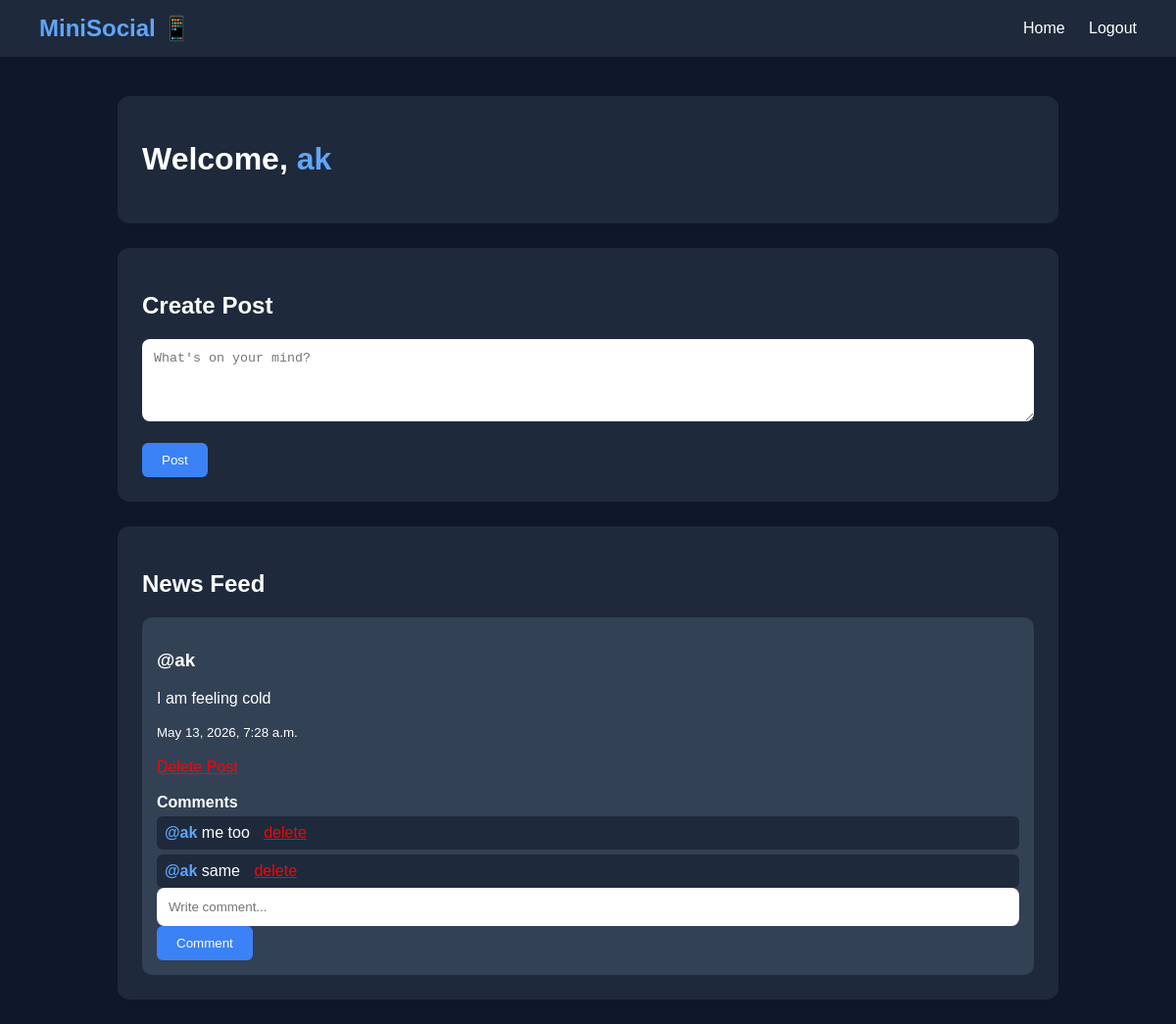
The page / (signed in) on the database as committed earlier.
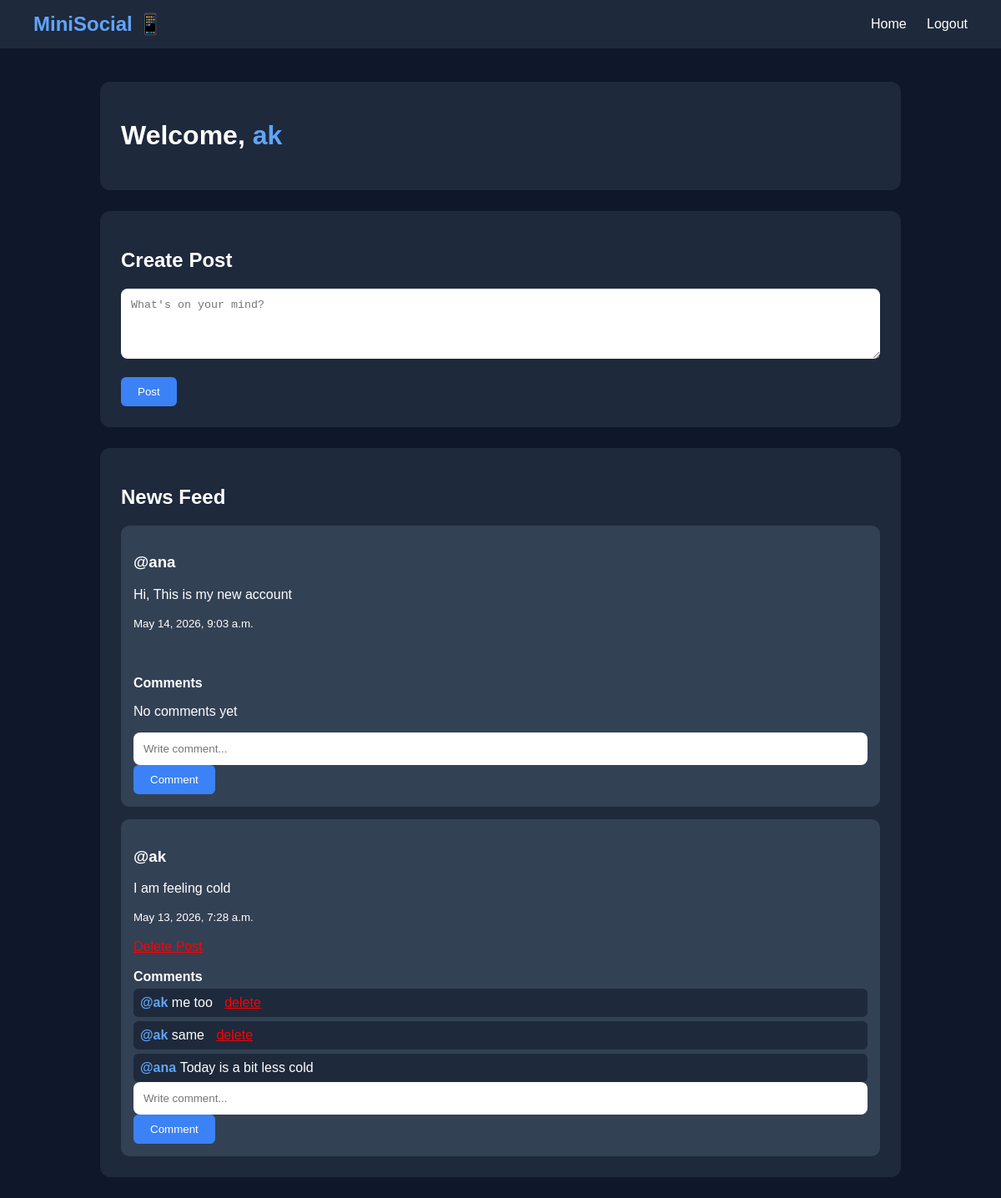
The same page on the database as committed later.
### posts/models.py (models this page shows, shortened)
class Post(models.Model):
    user=models.ForeignKey(User,on_delete=models.CASCADE)
    content=models.TextField()
    created_at=models.DateTimeField(auto_now_add=True)

### interactions/models.py (models this page shows, shortened)
class Comment(models.Model):
    user=models.ForeignKey(User,on_delete=models.CASCADE)
    post=models.ForeignKey(Post, on_delete=models.CASCADE,related_name="comments")
    content=models.TextField()
    created_at=models.DateTimeField(auto_now_add=True)

### accounts/views.py (the view)
# urls.py: path('', views.home,name="home"),
def home(request):
    if request.user.is_anonymous:
        return redirect("login")
    posts=Post.objects.all().order_by("-created_at") #- means newest first
    liked_posts = Like.objects.filter(user=request.user).values_list('post_id', flat=True)
    return render(request, "home.html", {
    "posts": posts,
    "liked_posts": liked_posts
})

### templates/home.html (shortened to what this page needs)
<!DOCTYPE html>
<html lang="en">
<head>
</head>
<body>
<div class="navbar">
    <div class="logo">MiniSocial 📱</div>
    <div class="nav-links">
        <a href="/">Home</a>
        <a href="{% url 'logout' %}">Logout</a>
    </div>
</div>
<div class="container">
    <div class="welcome-box">
        <h1>
            Welcome,
            <a href="/profile/{{ user.username }}/"
               style="color:#60a5fa; text-decoration:none;">
                {{ user.username }}
            </a>
        </h1>
    </div>
    <div class="feed-box">
        <h2>Create Post</h2>
        <form method="POST" action="/posts/create/">
            <textarea name="content" placeholder="What's on your mind?" rows="4"></textarea>
            <br><br>
            <button type="submit">Post</button>
        </form>
    </div>
    <div class="feed-box">
        <h2>News Feed</h2>
        {% for post in posts %}
        <div class="post">
            <h3>@{{ post.user.username }}</h3>
            <p>{{ post.content }}</p>
            <small>{{ post.created_at }}</small>
            <br><br>
            {% if request.user == post.user %}
                <a href="/interactions/delete/{{ post.id }}/"
                   onclick="return confirm('Delete this post?')"
                   style="color:red;">
                </a>
            {% endif %}
            <br><br>
            <b>Comments</b>
            {% for comment in post.comments.all %}
                <div style="background:#1e293b; padding:8px; margin-top:5px; border-radius:6px;">
                    <b style="color:#60a5fa;">
                        @{{ comment.user.username }}
                    </b>
                    {{ comment.content }}
                    {% if request.user == comment.user %}
                        <a href="/interactions/comment/delete/{{ comment.id }}/"
                           onclick="return confirm('Delete comment?')"
                           style="color:red; margin-left:10px;">
                            delete
                        </a>
                    {% endif %}
                </div>
            {% empty %}
                <p>No comments yet</p>
            {% endfor %}
            <form method="POST" action="/interactions/comment/{{ post.id }}/">
                <input type="text" name="content" placeholder="Write comment...">
                <button type="submit">Comment</button>
            </form>
        </div>
        {% endfor %}
    </div>
</div>
</body>
</html>

### templates/home.html (style rules this page uses)
body { margin:0; font-family:Arial,sans-serif; background:#0f172a; color:white; }
.navbar { background:#1e293b; padding:15px 40px; display:flex; justify-content:space-between; align-items:center; }
.logo { font-size:24px; font-weight:bold; color:#60a5fa; }
.nav-links a { color:white; text-decoration:none; margin-left:20px; }
.container { width:80%; margin:auto; margin-top:40px; }
.welcome-box, .feed-box { background:#1e293b; padding:25px; border-radius:12px; margin-bottom:25px; }
textarea, input { width:100%; padding:12px; border:none; border-radius:8px; outline:none; box-sizing:border-box; }
button { padding:10px 20px; border:none; border-radius:6px; background:#3b82f6; color:white; cursor:pointer; }
.post { background:#334155; padding:15px; border-radius:10px; margin-top:15px; }

Rows that differ between the two databases and show on the page:
added Post: user.username "ana", content "Hi, This is my new account", created_at "May 14, 2026, 9:03 a.m."
added Comment: user.username "ana", content "Today is a bit less cold", shown under Post "I am feeling cold"
